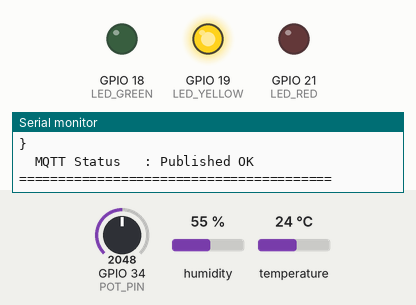
A sketch run on a simulated ESP32. Shown: output pins drawn as LEDs (lit = HIGH), the last lines printed to the serial monitor. Inputs (shaded band) come from the test bench; at power-on: GPIO 34 (POT_PIN) = 2048, humidity 55 %, temperature 24 °C. WiFi joins after 1.5 s; servers stay silent unless stated; random numbers use the default seed unless the sketch sets one; no MQTT or app messages arrive unless stated.

Above: at 3.8 s.
3.9 s: GPIO 34 (POT_PIN) set to 1666
5.8 s: GPIO 34 (POT_PIN) set to 1547
At 7.4 s:
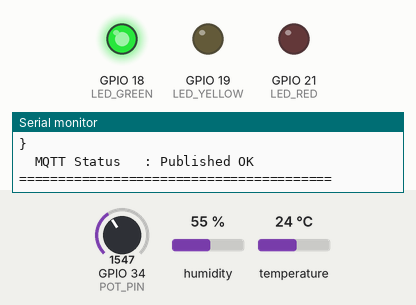
8.1 s: GPIO 34 (POT_PIN) set to 2866
At 10.0 s:
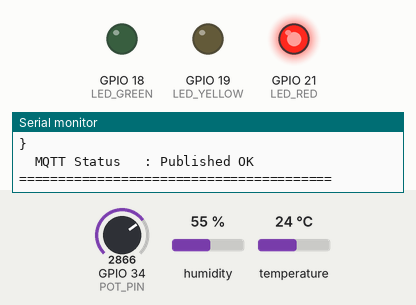
13.1 s: GPIO 34 (POT_PIN) set to 2561
15.8 s: GPIO 34 (POT_PIN) set to 2438
At 17.3 s:
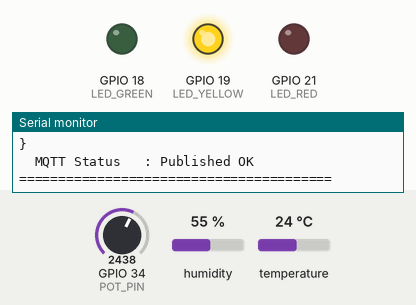
Timing chart, 0 to 18.8 s (numbered marks = the images above; inputs shaded):
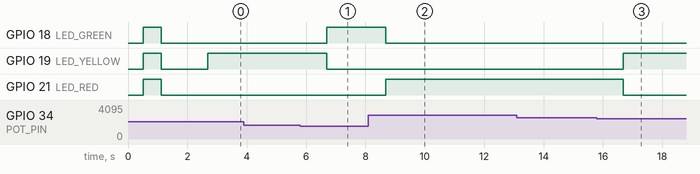

The sketch:

sketch.ino
```cpp
/**
 * TwinSense: IoT-Based Digital Twin for Predictive Maintenance
 * ESP32 Simulation Firmware for Wokwi
 *
 * Hardware Configuration:
 * - MCU: ESP32 DevKit v1
 * - DHT22 Temp/Humidity: GPIO 15
 * - Potentiometer (Vibration / Load Proxy): GPIO 34 (ADC1)
 * - LED Green (Normal): GPIO 18
 * - LED Yellow (Warning): GPIO 19
 * - LED Red (Critical Alert): GPIO 21
 */

#include <WiFi.h>
#include <PubSubClient.h>
#include <DHT.h>
#include <ArduinoJson.h>

// --- System Identifiers & Telemetry Config ---
const char* MACHINE_ID = "MOTOR-001";
const char* TELEMETRY_SOURCE = "wokwi_esp32";

// --- Wi-Fi Credentials for Wokwi Virtual Network ---
const char* WIFI_SSID = "Wokwi-GUEST";
const char* WIFI_PASS = "";

// --- MQTT Broker Configuration ---
// Uses public broker suitable for external Wokwi simulation access.
// In Phase 3, this connects to the Python MQTT consumer.
const char* MQTT_BROKER = "broker.hivemq.com";
const int   MQTT_PORT   = 1883;
const char* TOPIC_TELEMETRY = "twinsense/MOTOR-001/telemetry";
const char* TOPIC_STATUS    = "twinsense/MOTOR-001/status";
const char* TOPIC_COMMANDS  = "twinsense/MOTOR-001/commands";

// --- Pin Allocations ---
#define DHTPIN 15
#define DHTTYPE DHT22
#define POT_PIN 34
#define LED_GREEN 18
#define LED_YELLOW 19
#define LED_RED 21

// --- Operational Engineering Thresholds ---
const float TEMP_WARN_THRESHOLD = 65.0; // °C
const float TEMP_CRIT_THRESHOLD = 80.0; // °C
const float VIB_WARN_THRESHOLD  = 0.50; // Proxy g
const float VIB_CRIT_THRESHOLD  = 0.75; // Proxy g

// --- Global Objects ---
DHT dht(DHTPIN, DHTTYPE);
WiFiClient espClient;
PubSubClient mqttClient(espClient);

// --- State Variables ---
unsigned long lastPublishTime = 0;
const unsigned long PUBLISH_INTERVAL_MS = 2000; // 2 seconds telemetry loop
unsigned long lastMqttRetryTime = 0;
const unsigned long MQTT_RETRY_INTERVAL_MS = 2000; // 2s quick retry for robust reconnection
unsigned long lastWiFiRetryTime = 0;
const unsigned long WIFI_RETRY_INTERVAL_MS = 10000;

// --- Function Declarations ---
void setupWiFi();
void connectMQTT();
void mqttCallback(char* topic, byte* payload, unsigned int length);
void updateStatusLEDs(const char* status);
void publishTelemetry();

void setup() {
  Serial.begin(115200);
  delay(500);

  // Seed pseudo-random generator with ADC noise and clock micros for unique MQTT client IDs
  randomSeed(micros() ^ analogRead(POT_PIN));

  Serial.println("\n==================================================");
  Serial.println("  TwinSense - Industrial Digital Twin Telemetry");
  Serial.println("  ESP32 Edge Node Firmware Initializing...");
  Serial.printf("  Target Machine ID: %s\n", MACHINE_ID);
  Serial.println("==================================================");

  // Initialize Pin Modes
  pinMode(LED_GREEN, OUTPUT);
  pinMode(LED_YELLOW, OUTPUT);
  pinMode(LED_RED, OUTPUT);
  pinMode(POT_PIN, INPUT);

  // Self-test LEDs on startup
  digitalWrite(LED_GREEN, HIGH);
  digitalWrite(LED_YELLOW, HIGH);
  digitalWrite(LED_RED, HIGH);
  delay(600);
  digitalWrite(LED_GREEN, LOW);
  digitalWrite(LED_YELLOW, LOW);
  digitalWrite(LED_RED, LOW);

  // Initialize Sensors
  dht.begin();
  Serial.println("[SETUP] DHT22 Temperature & Humidity Sensor initialized on GPIO 15.");
  Serial.println("[SETUP] Potentiometer Vibration Proxy initialized on GPIO 34 (ADC1).");

  // Initialize Networking
  setupWiFi();

  // Configure MQTT
  mqttClient.setServer(MQTT_BROKER, MQTT_PORT);
  mqttClient.setCallback(mqttCallback);
  mqttClient.setBufferSize(512); // Ensure capacity for JSON payloads
  mqttClient.setKeepAlive(60);   // Keepalive 60s prevents HiveMQ idle disconnects
  mqttClient.setSocketTimeout(15);
}

void loop() {
  // Ensure Wi-Fi connection without restarting the radio every loop cycle
  if (WiFi.status() != WL_CONNECTED) {
    unsigned long now = millis();
    if (now - lastWiFiRetryTime > WIFI_RETRY_INTERVAL_MS) {
      lastWiFiRetryTime = now;
      Serial.println("\n[WIFI] Waiting for connection to 'Wokwi-GUEST'...");
      WiFi.disconnect();
      WiFi.begin(WIFI_SSID, WIFI_PASS);
    }
    delay(100);
    return; // Do not attempt MQTT or telemetry without an IP address
  }

  // Manage MQTT lifecycle only when WiFi is connected
  if (!mqttClient.connected()) {
    unsigned long now = millis();
    if (now - lastMqttRetryTime > MQTT_RETRY_INTERVAL_MS) {
      lastMqttRetryTime = now;
      connectMQTT();
    }
  } else {
    mqttClient.loop();
  }

  // Periodic Telemetry Transmission
  unsigned long currentMillis = millis();
  if (currentMillis - lastPublishTime >= PUBLISH_INTERVAL_MS) {
    lastPublishTime = currentMillis;
    publishTelemetry();
  }
}

void setupWiFi() {
  Serial.printf("\n[WIFI] Connecting to SSID '%s'...", WIFI_SSID);
  WiFi.mode(WIFI_STA);
  WiFi.begin(WIFI_SSID, WIFI_PASS);

  unsigned long startAttempt = millis();
  // Allow up to 10 seconds for DHCP allocation without resetting WiFi.begin
  while (WiFi.status() != WL_CONNECTED && millis() - startAttempt < 10000) {
    delay(300);
    Serial.print(".");
  }

  if (WiFi.status() == WL_CONNECTED) {
    Serial.println(" CONNECTED!");
    Serial.printf("[WIFI] Assigned IP Address: %s\n", WiFi.localIP().toString().c_str());
  } else {
    Serial.println(" PENDING (Connecting in background)...");
  }
}

void connectMQTT() {
  Serial.printf("[MQTT] Attempting connection to broker '%s:%d'...", MQTT_BROKER, MQTT_PORT);

  // Unique client ID based on MAC/Machine ID
  String clientId = String("TwinSense-ESP32-") + String(MACHINE_ID) + "-" + String(random(0xffff), HEX);

  // LWT (Last Will and Testament) payload
  StaticJsonDocument<128> lwtDoc;
  lwtDoc["machine_id"] = MACHINE_ID;
  lwtDoc["status"] = "OFFLINE";
  lwtDoc["timestamp_ms"] = millis();
  char lwtBuffer[128];
  serializeJson(lwtDoc, lwtBuffer);

  if (mqttClient.connect(clientId.c_str(), TOPIC_STATUS, 0, false, lwtBuffer)) {
    Serial.println(" CONNECTED!");

    // Publish online birth message
    StaticJsonDocument<128> birthDoc;
    birthDoc["machine_id"] = MACHINE_ID;
    birthDoc["status"] = "ONLINE";
    birthDoc["ip"] = WiFi.localIP().toString();
    birthDoc["timestamp_ms"] = millis();
    char birthBuffer[128];
    serializeJson(birthDoc, birthBuffer);
    mqttClient.publish(TOPIC_STATUS, birthBuffer, false);

    // Subscribe to remote control and simulation commands
    mqttClient.subscribe(TOPIC_COMMANDS);
    Serial.printf("[MQTT] Subscribed to command topic: %s\n", TOPIC_COMMANDS);
  } else {
    Serial.printf(" FAILED. rc=%d (Retrying in %lu ms)\n", mqttClient.state(), MQTT_RETRY_INTERVAL_MS);
  }
}

void mqttCallback(char* topic, byte* payload, unsigned int length) {
  Serial.printf("[MQTT RX] Message arrived on topic [%s]: ", topic);
  char message[length + 1];
  memcpy(message, payload, length);
  message[length] = '\0';
  Serial.println(message);

  // Parse command JSON
  StaticJsonDocument<256> doc;
  DeserializationError err = deserializeJson(doc, message);
  if (!err) {
    if (doc.containsKey("command")) {
      const char* cmd = doc["command"];
      Serial.printf("[COMMAND EXECUTED] %s\n", cmd);
      // Support diagnostic commands (e.g., self-test flash)
      if (strcmp(cmd, "identify") == 0) {
        for (int i = 0; i < 3; i++) {
          digitalWrite(LED_GREEN, HIGH);
          digitalWrite(LED_YELLOW, HIGH);
          digitalWrite(LED_RED, HIGH);
          delay(100);
          digitalWrite(LED_GREEN, LOW);
          digitalWrite(LED_YELLOW, LOW);
          digitalWrite(LED_RED, LOW);
          delay(100);
        }
      }
    }
  }
}

void publishTelemetry() {
  // 1. Read Physical Sensor Simulation (DHT22)
  float rawTemp = dht.readTemperature();
  float rawHum  = dht.readHumidity();

  // Validate DHT22 reading
  float temp_c = isnan(rawTemp) ? 52.0 : rawTemp;
  float hum_pct = isnan(rawHum) ? 42.0 : rawHum;

  // 2. Read Potentiometer Proxy (GPIO 34 ADC)
  int rawAdc = analogRead(POT_PIN); // 0 - 4095
  // Map ADC directly to vibration proxy (0.05g to 1.20g)
  float vibration_proxy = 0.05 + ((float)rawAdc / 4095.0) * 1.15;
  // Load percentage proxy (0 - 100%)
  int load_percent = map(rawAdc, 0, 4095, 30, 100);

  // 3. Documented Motor Behavioral Model
  // Synchronous speed: 1500 RPM (50 Hz, 4-pole motor)
  // Slip increases non-linearly with load and vibration/mechanical friction
  float estimatedSlipRpm = 14.0 + (load_percent * 0.45) + (vibration_proxy * 120.0);
  int rpm = (int)round(1500.0 - estimatedSlipRpm);
  if (rpm < 1100) rpm = 1100;
  if (rpm > 1495) rpm = 1495;

  // 4. Determine Operating Condition State
  const char* status = "NORMAL";
  if (temp_c >= TEMP_CRIT_THRESHOLD || vibration_proxy >= VIB_CRIT_THRESHOLD) {
    status = "CRITICAL";
  } else if (temp_c >= TEMP_WARN_THRESHOLD || vibration_proxy >= VIB_WARN_THRESHOLD) {
    status = "WARNING";
  }

  // Update physical edge LEDs
  updateStatusLEDs(status);

  // 5. Serialize Structured Telemetry JSON
  StaticJsonDocument<384> doc;
  doc["machine_id"] = MACHINE_ID;
  doc["source"] = TELEMETRY_SOURCE;
  doc["temperature_c"] = serialized(String(temp_c, 1));
  doc["humidity_percent"] = serialized(String(hum_pct, 1));
  doc["vibration_proxy"] = serialized(String(vibration_proxy, 2));
  doc["rpm"] = rpm;
  doc["load_percent"] = load_percent;
  doc["timestamp_ms"] = millis();
  doc["status"] = status;

  char jsonBuffer[384];
  serializeJson(doc, jsonBuffer);

  // 6. Serial Monitor Diagnostics (Clean, Simple, Clear)
  Serial.println("\n========================================");
  Serial.printf(" [MOTOR-001] Condition: %s\n", status);
  Serial.println("----------------------------------------");
  Serial.printf("  • Temperature : %.1f °C\n", temp_c);
  Serial.printf("  • Humidity    : %.1f %%\n", hum_pct);
  Serial.printf("  • Vibration   : %.2f g\n", vibration_proxy);
  Serial.printf("  • Motor Speed : %d RPM\n", rpm);
  Serial.printf("  • Motor Load  : %d %%\n", load_percent);
  Serial.println("----------------------------------------");
  Serial.println("  JSON Payload:");
  serializeJsonPretty(doc, Serial);
  Serial.println();

  // 7. Publish over MQTT
  if (mqttClient.connected()) {
    bool pubOk = mqttClient.publish(TOPIC_TELEMETRY, jsonBuffer);
    if (pubOk) {
      Serial.println("  MQTT Status   : Published OK");
    } else {
      Serial.println("  MQTT Status   : Publish FAILED");
    }
  } else {
    Serial.println("  MQTT Status   : Broker Disconnected");
  }
  Serial.println("========================================");
}

void updateStatusLEDs(const char* status) {
  if (strcmp(status, "CRITICAL") == 0) {
    digitalWrite(LED_GREEN, LOW);
    digitalWrite(LED_YELLOW, LOW);
    digitalWrite(LED_RED, HIGH);
  } else if (strcmp(status, "WARNING") == 0) {
    digitalWrite(LED_GREEN, LOW);
    digitalWrite(LED_YELLOW, HIGH);
    digitalWrite(LED_RED, LOW);
  } else {
    digitalWrite(LED_GREEN, HIGH);
    digitalWrite(LED_YELLOW, LOW);
    digitalWrite(LED_RED, LOW);
  }
}
```

Measured:
- the behaviour switches between 1603 and 1602 on GPIO 34 (POT_PIN) (found by bisection; images 0 and 1)
- the behaviour switches between 2493 and 2492 on GPIO 34 (POT_PIN) (found by bisection; images 2 and 3)
- after the input at 5.8 s, GPIO 18 (LED_GREEN): LOW → HIGH after 0.89 s; GPIO 19 (LED_YELLOW): HIGH → LOW after 0.89 s
- after the input at 8.1 s, GPIO 18 (LED_GREEN): HIGH → LOW after 0.59 s; GPIO 21 (LED_RED): LOW → HIGH after 0.59 s
- after the input at 15.8 s, GPIO 19 (LED_YELLOW): LOW → HIGH after 0.89 s; GPIO 21 (LED_RED): HIGH → LOW after 0.89 s
